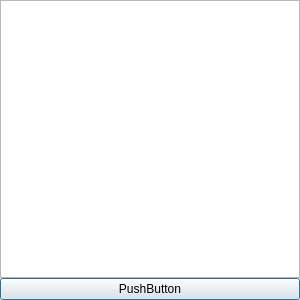
<?xml version="1.0" encoding="UTF-8"?>
<ui version="4.0">
 <class>SatView</class>
 <widget class="QDialog" name="SatView">
  <property name="geometry">
   <rect>
    <x>0</x>
    <y>0</y>
    <width>300</width>
    <height>300</height>
   </rect>
  </property>
  <property name="minimumSize">
   <size>
    <width>300</width>
    <height>300</height>
   </size>
  </property>
  <property name="maximumSize">
   <size>
    <width>300</width>
    <height>300</height>
   </size>
  </property>
  <property name="windowTitle">
   <string>SatView plugin</string>
  </property>
  <property name="styleSheet">
   <string notr="true"/>
  </property>
  <layout class="QGridLayout" name="gridLayout">
   <property name="leftMargin">
    <number>0</number>
   </property>
   <property name="topMargin">
    <number>0</number>
   </property>
   <property name="rightMargin">
    <number>0</number>
   </property>
   <property name="bottomMargin">
    <number>0</number>
   </property>
   <property name="spacing">
    <number>0</number>
   </property>
   <item row="0" column="0">
    <widget class="QGraphicsView" name="graphicsView"/>
   </item>
   <item row="1" column="0">
    <widget class="QPushButton" name="pushButton">
     <property name="text">
      <string>PushButton</string>
     </property>
    </widget>
   </item>
  </layout>
 </widget>
 <resources/>
 <connections/>
</ui>
